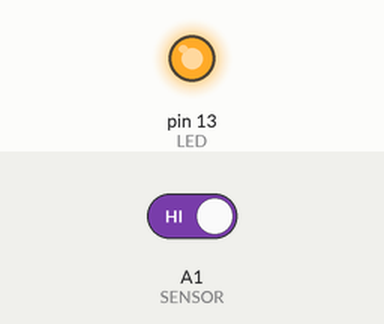
Recording of a sketch running on a simulated Arduino Uno, built with avr-gcc and run on an emulated ATmega328P. Parts: output pins drawn as LEDs (lit = HIGH). The inputs (shaded band) are chosen by the test bench; at power-on: A1 (SENSOR) HIGH.

Above: at 1.2 s.
1.3 s: A1 (SENSOR) driven LOW
At 2.3 s:
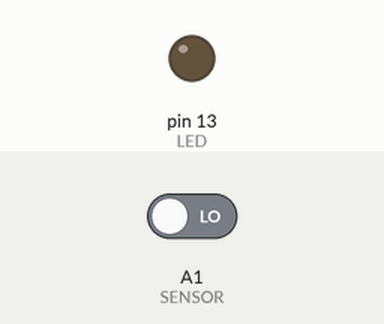
2.8 s: A1 (SENSOR) driven HIGH
At 3.4 s:
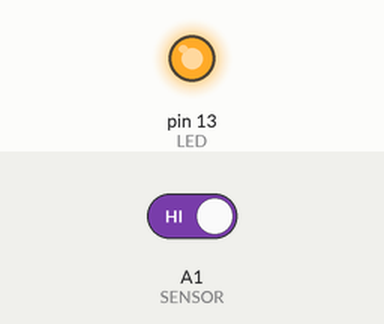
Timing chart, 0 to 5.8 s (numbered marks = the images above; inputs shaded):
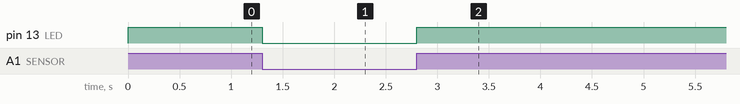

Measured:
- after the input at 1.3 s, pin 13 (LED): HIGH → LOW at once
- after the input at 2.8 s, pin 13 (LED): LOW → HIGH at once

The sketch:

SensorLed.ino
```cpp
int LED = 13;
int SENSOR = A1;

void setup() {
  // Setup code here, to run once:
  Serial.begin(9600);
  pinMode(LED, OUTPUT);
  digitalWrite(LED, HIGH);
}

void loop() {
  // Main code here, to run repeatedly:
  if (digitalRead(SENSOR) == LOW) {
    digitalWrite(LED, LOW);
  }
  else {
    digitalWrite(LED, HIGH);
  }
}
```
